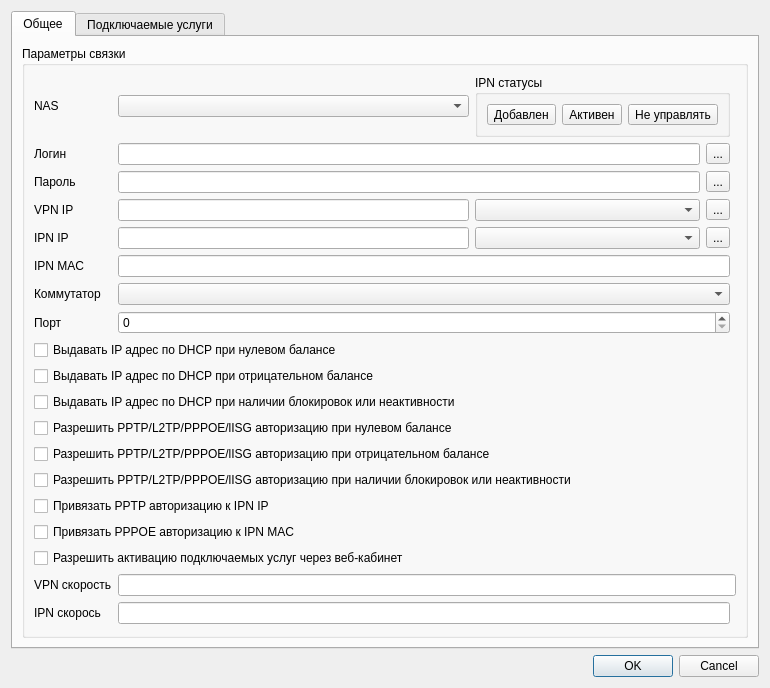
<?xml version="1.0" encoding="UTF-8"?>
<ui version="4.0">
 <class>Dialog</class>
 <widget class="QDialog" name="Dialog">
  <property name="geometry">
   <rect>
    <x>0</x>
    <y>0</y>
    <width>556</width>
    <height>659</height>
   </rect>
  </property>
  <property name="windowTitle">
   <string>Dialog</string>
  </property>
  <layout class="QGridLayout" name="gridLayout_2">
   <item row="1" column="0">
    <widget class="QDialogButtonBox" name="buttonBox">
     <property name="orientation">
      <enum>Qt::Horizontal</enum>
     </property>
     <property name="standardButtons">
      <set>QDialogButtonBox::Cancel|QDialogButtonBox::Ok</set>
     </property>
    </widget>
   </item>
   <item row="0" column="0">
    <widget class="QTabWidget" name="tabWidget">
     <property name="currentIndex">
      <number>0</number>
     </property>
     <widget class="QWidget" name="tab">
      <attribute name="title">
       <string>Общее</string>
      </attribute>
      <layout class="QGridLayout" name="gridLayout_3">
       <item row="0" column="1">
        <widget class="QGroupBox" name="groupBox_link_parameters">
         <property name="title">
          <string>Параметры связки</string>
         </property>
         <layout class="QGridLayout" name="gridLayout">
          <item row="0" column="1">
           <widget class="QLabel" name="label_nas">
            <property name="text">
             <string>NAS</string>
            </property>
           </widget>
          </item>
          <item row="0" column="2">
           <widget class="QComboBox" name="comboBox_nas"/>
          </item>
          <item row="1" column="1">
           <widget class="QLabel" name="label_link_login">
            <property name="text">
             <string>Логин</string>
            </property>
           </widget>
          </item>
          <item row="1" column="2" colspan="3">
           <widget class="QLineEdit" name="lineEdit_link_login"/>
          </item>
          <item row="3" column="1">
           <widget class="QLabel" name="label_link_password">
            <property name="text">
             <string>Пароль</string>
            </property>
           </widget>
          </item>
          <item row="3" column="2" colspan="3">
           <widget class="QLineEdit" name="lineEdit_link_password"/>
          </item>
          <item row="5" column="1">
           <widget class="QLabel" name="label_link_vpn_ip_address">
            <property name="text">
             <string>VPN IP</string>
            </property>
           </widget>
          </item>
          <item row="5" column="2">
           <widget class="QLineEdit" name="lineEdit_vpn_ip_address"/>
          </item>
          <item row="5" column="3" colspan="2">
           <widget class="QComboBox" name="comboBox_vpn_pool"/>
          </item>
          <item row="7" column="1">
           <widget class="QLabel" name="label_link_vpn">
            <property name="text">
             <string>IPN IP</string>
            </property>
           </widget>
          </item>
          <item row="7" column="2">
           <widget class="QLineEdit" name="lineEdit_link_ipn_ip_address"/>
          </item>
          <item row="7" column="3" colspan="2">
           <widget class="QComboBox" name="comboBox_ipn_pool"/>
          </item>
          <item row="8" column="1">
           <widget class="QLabel" name="label_link_ipn_mac_address">
            <property name="text">
             <string>IPN MAC</string>
            </property>
           </widget>
          </item>
          <item row="8" column="2" colspan="4">
           <widget class="QLineEdit" name="lineEdit_link_ipn_mac_address"/>
          </item>
          <item row="9" column="1">
           <widget class="QLabel" name="label_link_switch">
            <property name="text">
             <string>Коммутатор</string>
            </property>
           </widget>
          </item>
          <item row="9" column="2" colspan="4">
           <widget class="QComboBox" name="comboBox_link_switch_id"/>
          </item>
          <item row="10" column="1">
           <widget class="QLabel" name="label_link_port">
            <property name="text">
             <string>Порт</string>
            </property>
           </widget>
          </item>
          <item row="10" column="2" colspan="4">
           <widget class="QSpinBox" name="spinBox_link_port">
            <property name="maximum">
             <number>512</number>
            </property>
           </widget>
          </item>
          <item row="20" column="1">
           <widget class="QLabel" name="label_vpn_speed">
            <property name="text">
             <string>VPN скорость</string>
            </property>
           </widget>
          </item>
          <item row="20" column="2" colspan="5">
           <widget class="QLineEdit" name="lineEdit_vpn_speed"/>
          </item>
          <item row="21" column="1">
           <widget class="QLabel" name="label_ipn_speed">
            <property name="text">
             <string>IPN скорось</string>
            </property>
           </widget>
          </item>
          <item row="21" column="2" colspan="4">
           <widget class="QLineEdit" name="lineEdit_ipn_speed"/>
          </item>
          <item row="19" column="1" colspan="6">
           <widget class="QCheckBox" name="checkBox_allow_addonservice">
            <property name="text">
             <string>Разрешить активацию подключаемых услуг через веб-кабинет</string>
            </property>
           </widget>
          </item>
          <item row="18" column="1" colspan="5">
           <widget class="QCheckBox" name="checkBox_associate_pppoe_ipn_mac">
            <property name="text">
             <string>Привязать PPPOE авторизацию к IPN MAC</string>
            </property>
           </widget>
          </item>
          <item row="17" column="1" colspan="5">
           <widget class="QCheckBox" name="checkBox_associate_pptp_ipn_ip">
            <property name="text">
             <string>Привязать PPTP авторизацию к IPN IP</string>
            </property>
           </widget>
          </item>
          <item row="14" column="1" colspan="5">
           <widget class="QCheckBox" name="checkBox_allow_vpn_with_null">
            <property name="text">
             <string>Разрешить PPTP/L2TP/PPPOE/lISG авторизацию при нулевом балансе</string>
            </property>
           </widget>
          </item>
          <item row="16" column="1" colspan="5">
           <widget class="QCheckBox" name="checkBox_allow_vpn_with_block">
            <property name="text">
             <string>Разрешить PPTP/L2TP/PPPOE/lISG авторизацию при наличии блокировок или неактивности</string>
            </property>
           </widget>
          </item>
          <item row="15" column="1" colspan="5">
           <widget class="QCheckBox" name="checkBox_allow_vpn_with_minus">
            <property name="text">
             <string>Разрешить PPTP/L2TP/PPPOE/lISG авторизацию при отрицательном балансе</string>
            </property>
           </widget>
          </item>
          <item row="13" column="1" colspan="5">
           <widget class="QCheckBox" name="checkBox_allow_dhcp_with_block">
            <property name="text">
             <string>Выдавать IP адрес по DHCP при наличии блокировок или неактивности</string>
            </property>
           </widget>
          </item>
          <item row="12" column="1" colspan="5">
           <widget class="QCheckBox" name="checkBox_allow_dhcp_with_minus">
            <property name="text">
             <string>Выдавать IP адрес по DHCP при отрицательном балансе</string>
            </property>
           </widget>
          </item>
          <item row="11" column="1" colspan="5">
           <widget class="QCheckBox" name="checkBox_allow_dhcp_with_null">
            <property name="text">
             <string>Выдавать IP адрес по DHCP при нулевом балансе</string>
            </property>
           </widget>
          </item>
          <item row="0" column="3" colspan="3">
           <widget class="QGroupBox" name="groupBox">
            <property name="title">
             <string>IPN статусы</string>
            </property>
            <layout class="QHBoxLayout" name="horizontalLayout">
             <item>
              <widget class="QToolButton" name="toolButton_ipn_added">
               <property name="text">
                <string>Добавлен</string>
               </property>
               <property name="checkable">
                <bool>true</bool>
               </property>
               <property name="arrowType">
                <enum>Qt::NoArrow</enum>
               </property>
              </widget>
             </item>
             <item>
              <widget class="QToolButton" name="toolButton_ipn_enabled">
               <property name="text">
                <string>Активен</string>
               </property>
               <property name="checkable">
                <bool>true</bool>
               </property>
              </widget>
             </item>
             <item>
              <widget class="QToolButton" name="toolButton_ipn_sleep">
               <property name="text">
                <string>Не управлять</string>
               </property>
               <property name="checkable">
                <bool>true</bool>
               </property>
              </widget>
             </item>
            </layout>
           </widget>
          </item>
          <item row="7" column="5">
           <widget class="QToolButton" name="toolButton_assign_ipn_from_pool">
            <property name="text">
             <string>...</string>
            </property>
           </widget>
          </item>
          <item row="5" column="5">
           <widget class="QToolButton" name="toolButton_assign_vpn_from_pool">
            <property name="text">
             <string>...</string>
            </property>
           </widget>
          </item>
          <item row="3" column="5">
           <widget class="QToolButton" name="toolButton_password">
            <property name="text">
             <string>...</string>
            </property>
           </widget>
          </item>
          <item row="1" column="5">
           <widget class="QToolButton" name="toolButton_login">
            <property name="text">
             <string>...</string>
            </property>
           </widget>
          </item>
         </layout>
        </widget>
       </item>
      </layout>
     </widget>
     <widget class="QWidget" name="tab_2">
      <attribute name="title">
       <string>Подключаемые услуги</string>
      </attribute>
      <layout class="QGridLayout" name="gridLayout_5">
       <item row="1" column="0">
        <widget class="QFrame" name="frame">
         <property name="frameShape">
          <enum>QFrame::StyledPanel</enum>
         </property>
         <property name="frameShadow">
          <enum>QFrame::Raised</enum>
         </property>
         <layout class="QGridLayout" name="gridLayout_4">
          <item row="0" column="0">
           <widget class="QCommandLinkButton" name="commandLinkButton">
            <property name="text">
             <string>Добавить</string>
            </property>
            <property name="description">
             <string>Добавить подключаемую услугу</string>
            </property>
           </widget>
          </item>
         </layout>
        </widget>
       </item>
       <item row="2" column="0">
        <widget class="QTableWidget" name="tableWidget"/>
       </item>
      </layout>
     </widget>
    </widget>
   </item>
  </layout>
 </widget>
 <resources/>
 <connections/>
</ui>
